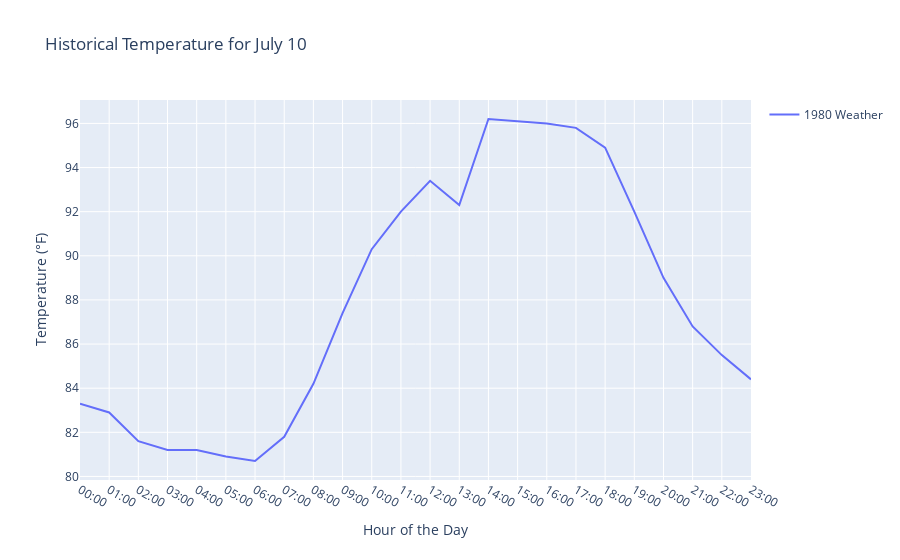

The code cell stored with this chart in its notebook:
### Markdown cell above
## Plotly Graphing Object

### Ploty Graphing Object is a way to create highly customized visualizations

- Plotly Express is excellent if you want to get up and running as fast as possible; use Plotly Graphing Objects if you need more customization
- Like Plotly Express, Plotly Graphing Object returns the Figure Object.
- Note that the following 3-D traces are **NOT** available in Plotly Express and require Plotly Graphing Object
    - Mesh Plots 
    - Isosurface Plots

[Check out the Docs!](https://plotly.com/python-api-reference/plotly.graph_objects.html)

### Code cell
import plotly.graph_objects as go

# Using Plotly Graphing Objects to create a graph.

# Create the graphing object with a title:

# This is the start date used in the API request above:
start_date = '1980-07-10'

# Finding the month name based on the start_date
title_today = calendar.month_name[int(start_date[5:7])]

# First, create an empty figure and giving it a title bringing in the start_date and title_today via f-string:
fig_1 = go.Figure(layout=dict(title=dict(text=f"Historical Temperature for {title_today} {start_date[8:]}")))

# Now that we have an empty figure, we can start building up the visualization!
# Adding the first trace from the Historical Weather data:
# This involves passing the name parameter, which creates a legend
# Then setting the x and y axes. Notice that here we pass in the the specific column with the following syntax:
# x=df['column_name_a'], y=df['column_name_b']

fig_1.add_trace(go.Scatter(name=f'{start_date[:4]} Weather', x=clean_hw['Hour'], y=clean_hw['Temperature'], mode='lines', showlegend=True))

# Now updating the titles for the x and y axes to be more descriptive:
fig_1.update_xaxes(title_text='Hour of the Day')
fig_1.update_yaxes(title_text='Temperature (°F)')

# Previewing the figure:
fig_1

### Figure 1 — Plotly figure (JSON) as saved in the notebook; plotly's stock layout.template omitted (floating-point values rounded to 4 significant figures)
{"data": [{"mode": "lines", "name": "1980 Weather", "showlegend": true, "type": "scatter", "x": ["00:00", "01:00", "02:00", "03:00", "04:00", "05:00", "06:00", "07:00", "08:00", "09:00", "10:00", "11:00", "12:00", "13:00", "14:00", "15:00", "16:00", "17:00", "18:00", "19:00", "20:00", "21:00", "22:00", "23:00"], "y": [83.3, 82.9, 81.6, 81.2, 81.2, 80.9, 80.7, 81.8, 84.2, 87.4, 90.3, 92, 93.4, 92.3, 96.2, 96.1, 96, 95.8, 94.9, 92, 89, 86.8, 85.5, 84.4]}], "layout": {"title": {"text": "Historical Temperature for July 10"}, "xaxis": {"title": {"text": "Hour of the Day"}}, "yaxis": {"title": {"text": "Temperature (°F)"}}}}
